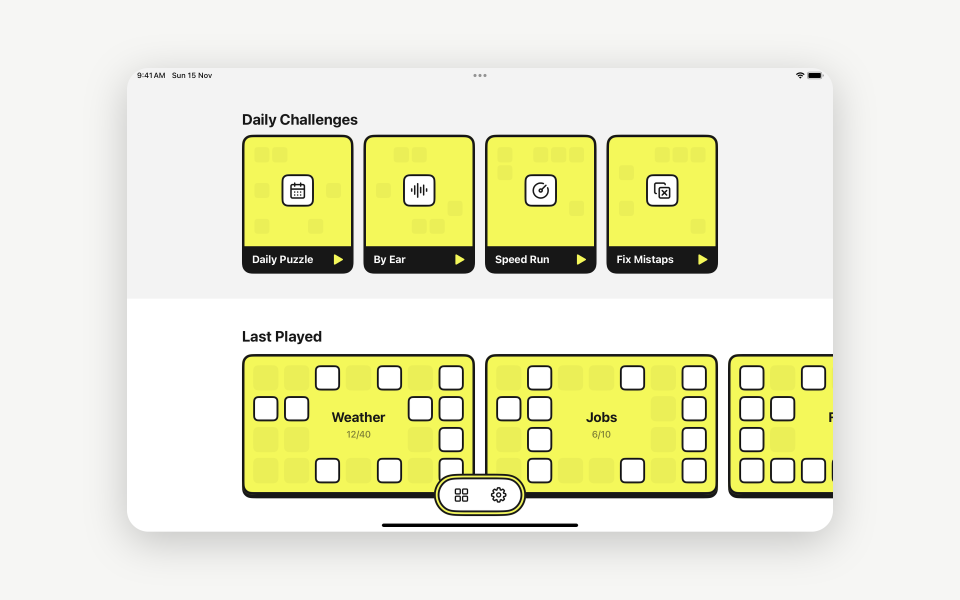
#> input picture src/assets/work/crisscross-devices-2.png, 2880 x 1800 px, given in place of ipad-puzzle.png, which was not available (shown at 1/3 size)
$ python crisscross-devices-spelling-bee.py
#> lines starting #> are read from the running program, lines starting #| are printed output that depends on the picture; after the words box and inside, x2 and y2 are one past the last pixel; in counts of white or black regions, pixels touching at a corner belong together
# The iPad and iPhone slide in the CrissCross project drawer (src/assets/work/crisscross-devices-1.png,
# 2880x1800): a puzzle on an 11-inch iPad in landscape with a puzzle on an iPhone overlapping its
# right edge, both in the Spelling Bee theme, as rounded screens with soft shadows on white.
# Sizes and corner radii are measured from the earlier version of the slide.
# Sources: "03_Working files/crisscross-devices-spelling-bee/" (Simulator captures, 2026-11-22:
# iPad Pro 11-inch, the Daily Puzzle; iPhone 18 Pro, Jobs 1 from the Starter pack).
# Usage: python3 scripts/cases/crisscross-devices-spelling-bee.py   (from rco-website/, needs Pillow, numpy)
from pathlib import Path
from PIL import Image, ImageDraw, ImageFilter
import numpy as np

ROOT = Path(__file__).resolve().parents[2]
SRC = ROOT.parent / "03_Working files/crisscross-devices-spelling-bee"
OUT = ROOT / "src/assets/work/crisscross-devices-1.png"
W, H, BG = 2880, 1800, (255, 255, 255)
# (file, left, top, width, corner radius), back to front; the pair is centred on the slide
# (iPad left edge to iPhone right edge, iPad top to iPhone bottom).
SCREENS = [("ipad-puzzle.png", 260, 181, 2001, 61), ("iphone-puzzle.png", 1991, 251, 629, 92)]
SHADOW_BLUR, SHADOW_DY, SHADOW_ALPHA = 60, 30, 0.21


def rounded(img, w, r):
    h = round(w * img.height / img.width)
    mask = Image.new("L", (w * 4, h * 4), 0)
    ImageDraw.Draw(mask).rounded_rectangle((0, 0, w * 4 - 1, h * 4 - 1), r * 4, fill=255)
    out = img.convert("RGB").resize((w, h), Image.LANCZOS).convert("RGBA")
    out.putalpha(mask.resize((w, h), Image.LANCZOS))
    return out


canvas = Image.new("RGB", (W, H), BG)
#> canvas: PIL image 2880x1800 RGB; every value is 255
for name, x, y, w, r in SCREENS:
    screen = rounded(Image.open(SRC / name), w, r)
#> in rounded, `h = round(w * img.height / img.width)`: h = 1251
#> in rounded, `mask = Image.new("L", (w * 4, h * 4), 0)`: mask: PIL image 8004x5004 L; every value is 0
#> in rounded, `ImageDraw.Draw(mask).rounded_rectangle((0, 0, w * 4 - 1, h * 4 - 1), r..`:
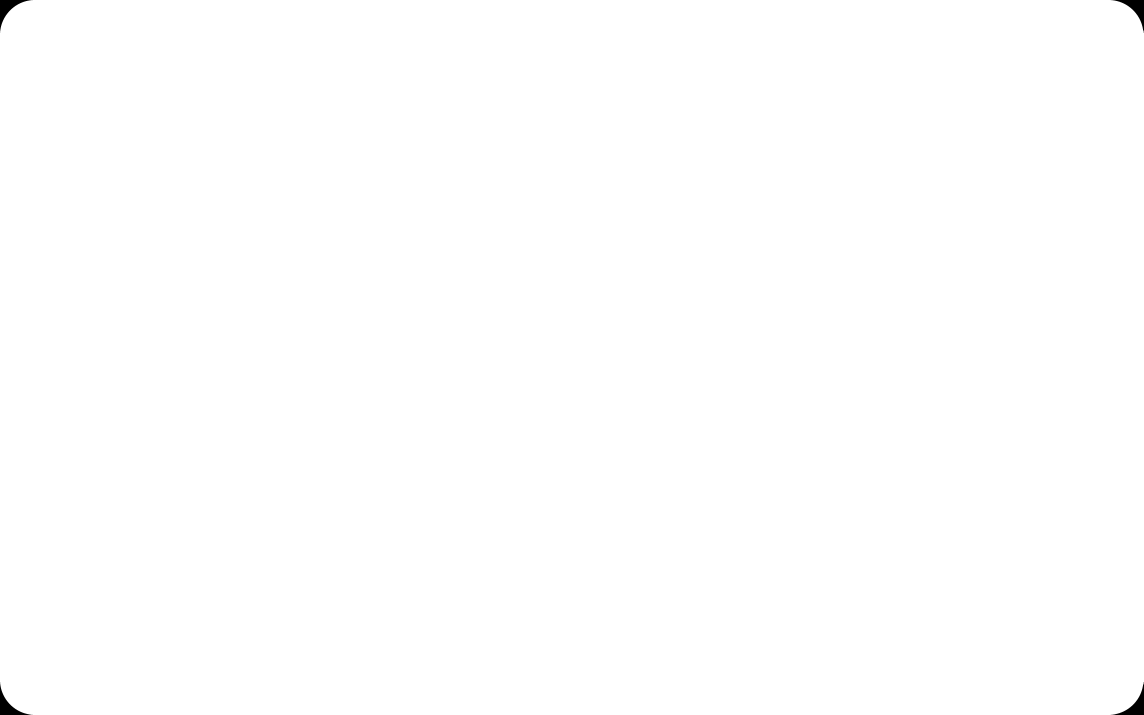
#> mask: PIL image 8004x5004 L (shown at 1/7 size); 99.9% white; 4 black regions, box (x1, y1, x2, y2) and area: (0, 0, 229, 229) 12844, (7775, 0, 8004, 229) 12844, (0, 4775, 229, 5004) 12844, (7775, 4775, 8004, 5004) 12844
#> in rounded, `out = img.convert("RGB").resize((w, h), Image.LANCZOS).convert("RGBA")`:
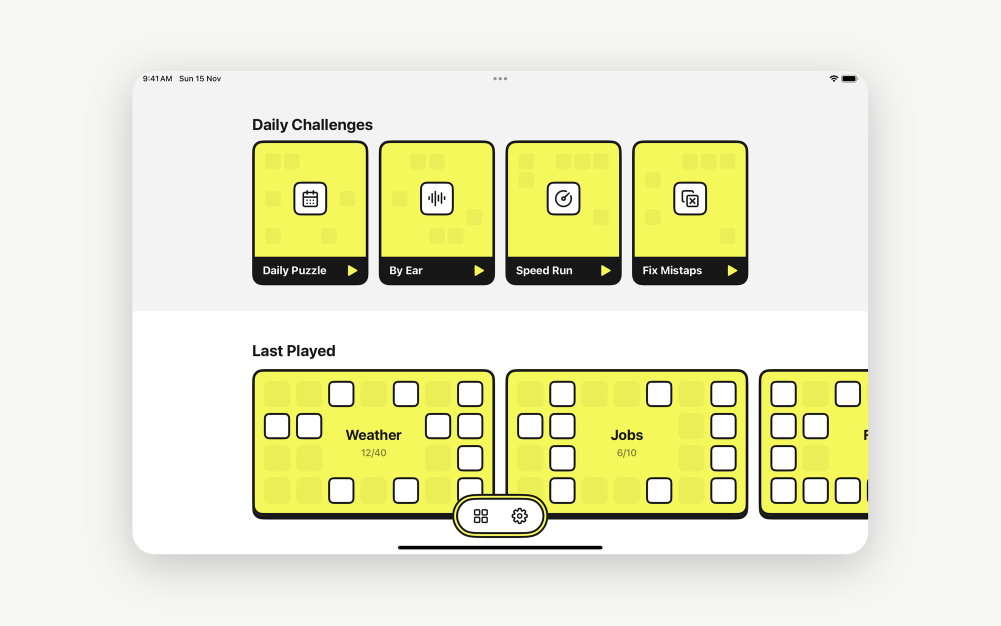
#> out: PIL image 2001x1251 RGBA (shown at 1/2 size); mean R, G, B, A 232.9, 233.6, 206, 255
    sh = Image.new("L", (W, H), 0)
#> sh: PIL image 2880x1800 L; every value is 0
    sh.paste(screen.getchannel("A"), (x, y + SHADOW_DY), screen.getchannel("A"))
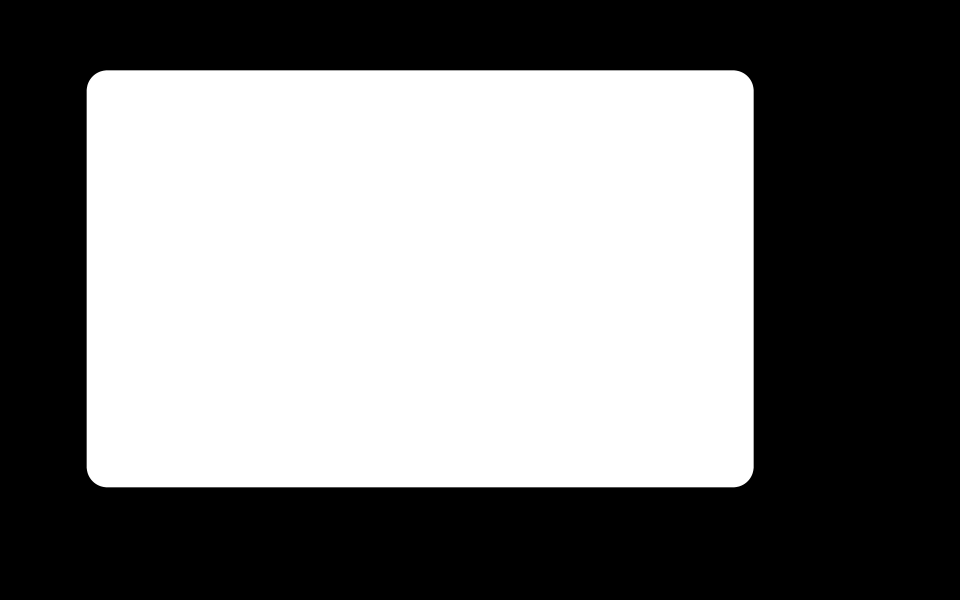
#> sh: PIL image 2880x1800 L (shown at 1/3 size); min 0, max 255, mean 123
    b = np.array(sh.filter(ImageFilter.GaussianBlur(SHADOW_BLUR)), dtype=float)[..., None] / 255
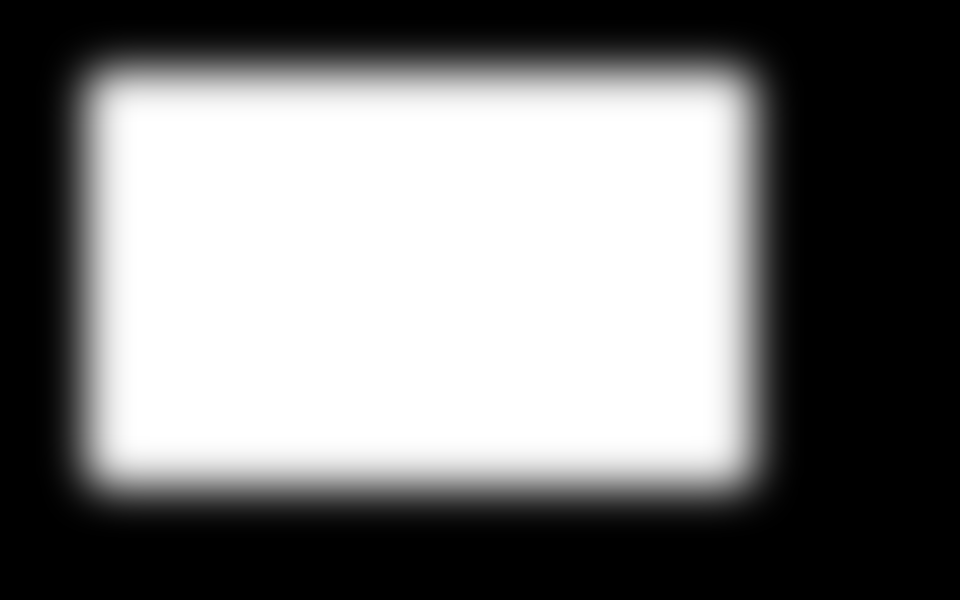
#> b: shape (1800, 2880, 1) float64 (shown at 1/3 size); min 0, max 1, mean 0.482
    canvas = Image.fromarray((np.array(canvas, dtype=float) * (1 - SHADOW_ALPHA * b)).round().astype(np.uint8))
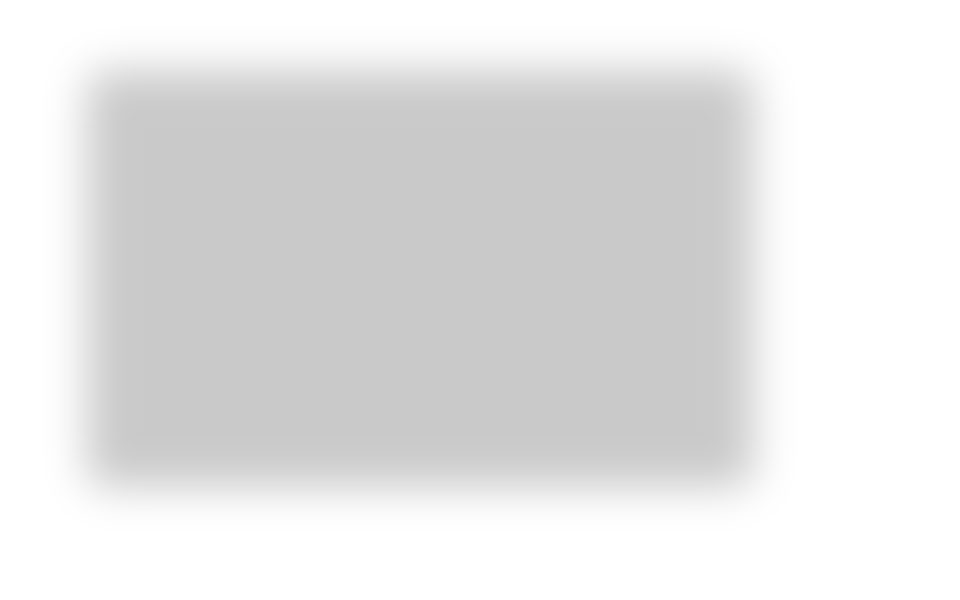
#> canvas: PIL image 2880x1800 RGB (shown at 1/3 size); min 201, max 255, mean 229
    canvas.paste(screen, (x, y), screen)
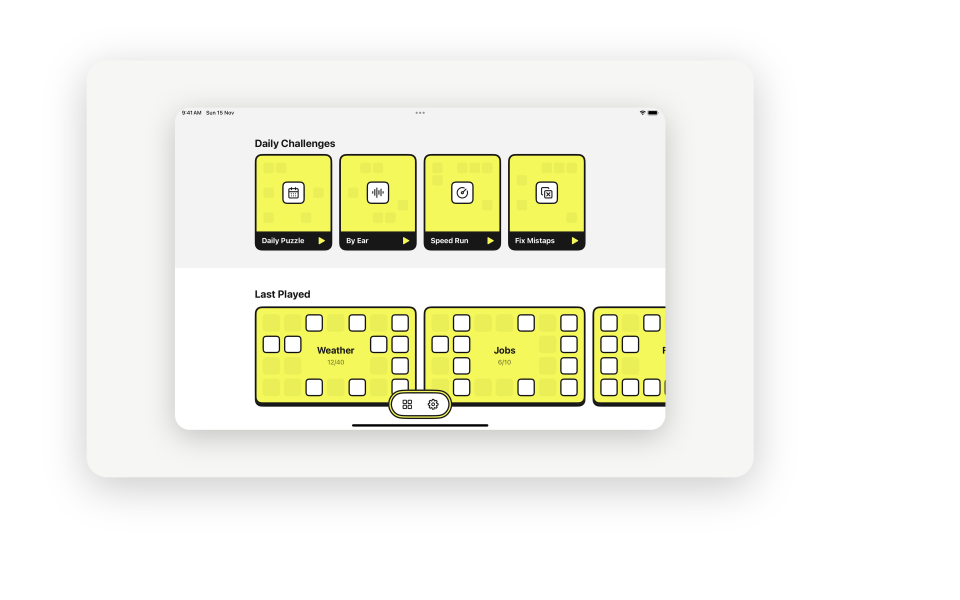
#> canvas: PIL image 2880x1800 RGB (shown at 1/3 size); mean R, G, B 242.6, 243, 229.6
    print(name, "at", (x, y), "size", screen.size)
#| ipad-puzzle.png at (260, 181) size (2001, 1251)
#> pass 2 of the loop `for name, x, y, w, r in SCREENS:`:
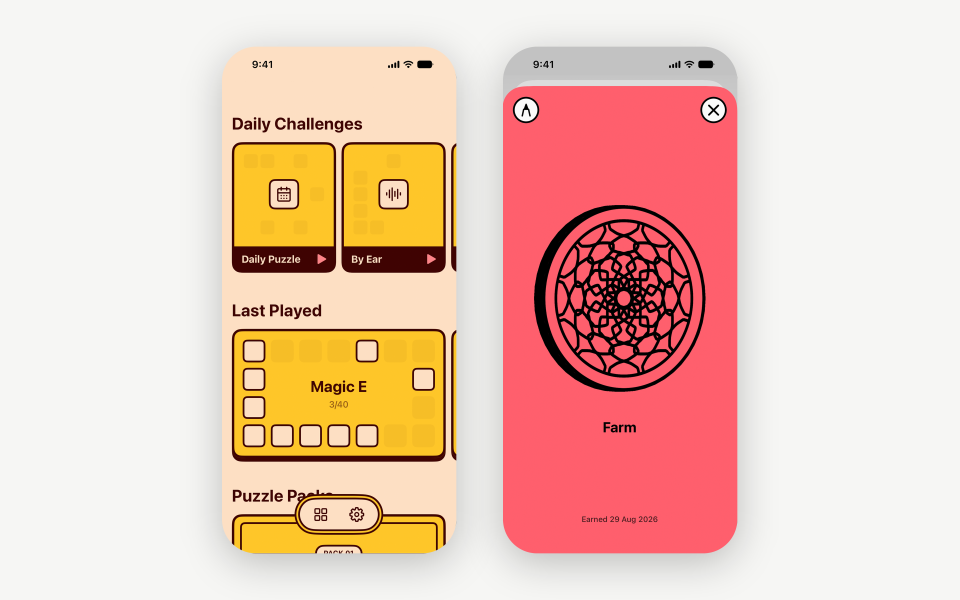
#> input picture src/assets/work/crisscross-devices-3.png, 2880 x 1800 px, given in place of iphone-puzzle.png, which was not available (shown at 1/3 size)
#> h = 393
#> in rounded (call 2), `ImageDraw.Draw(mask).rounded_rectangle((0, 0, w * 4 - 1, h * 4 - 1), r..`:
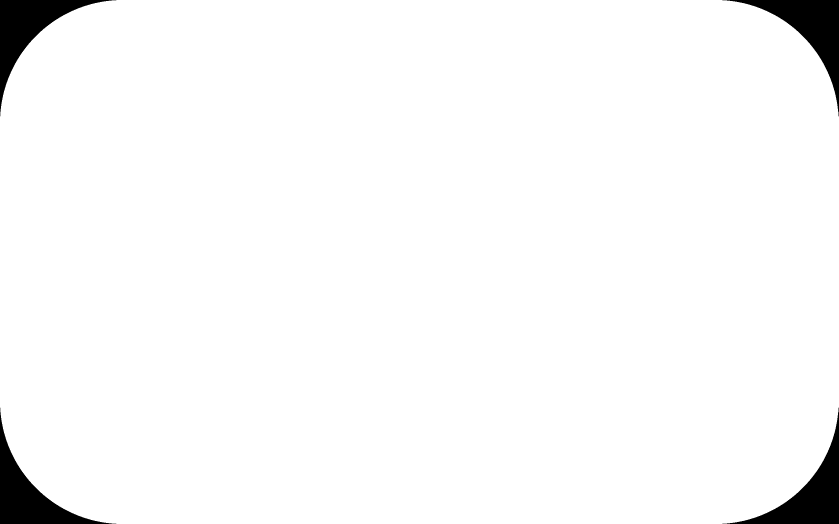
#> mask: PIL image 2516x1572 L (shown at 1/3 size); 97% white; 4 black regions, box (x1, y1, x2, y2) and area: (0, 0, 349, 349) 29174, (2167, 0, 2516, 349) 29174, (0, 1223, 349, 1572) 29174, (2167, 1223, 2516, 1572) 29174
#> `canvas.paste(screen, (x, y), screen)`:
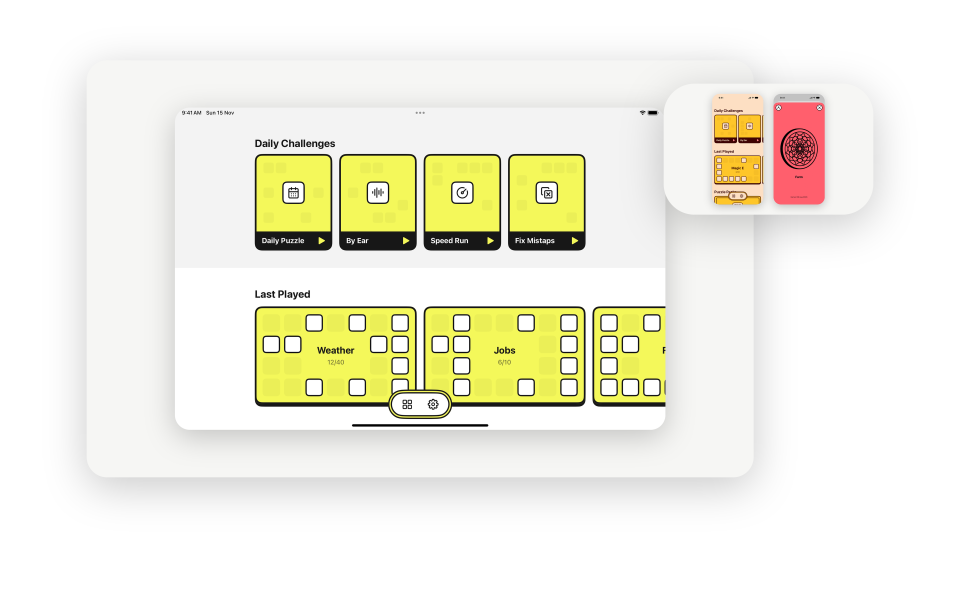
#> canvas: PIL image 2880x1800 RGB (shown at 1/3 size); mean R, G, B 241.6, 240.2, 226.2
#| iphone-puzzle.png at (1991, 251) size (629, 393)
canvas.save(OUT, optimize=True)
print(OUT)
